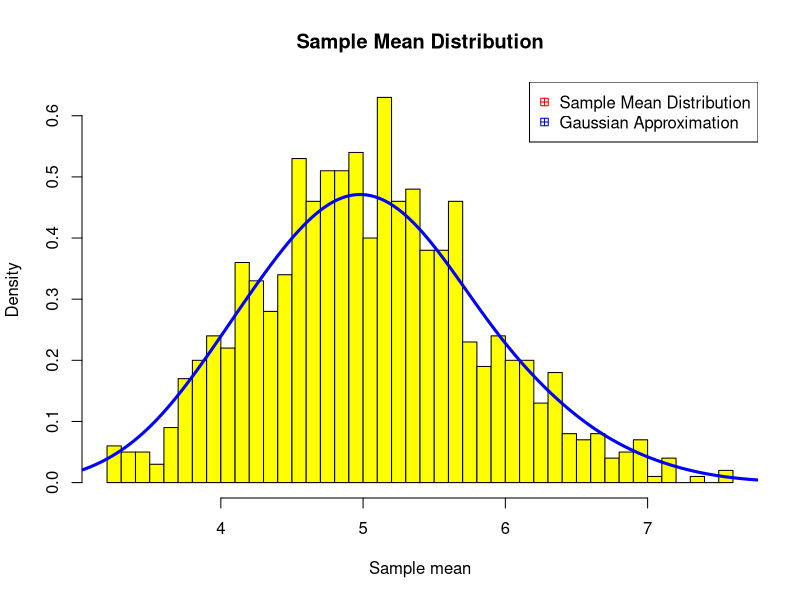
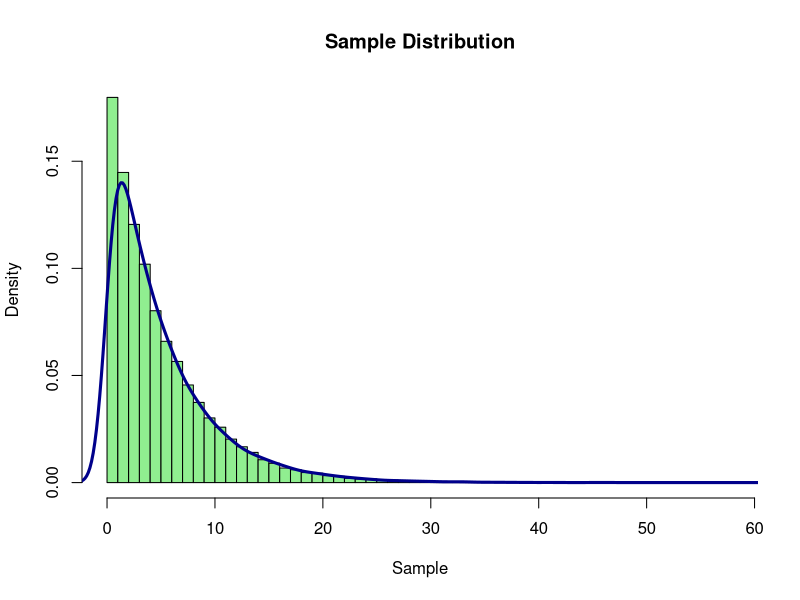

These figures' R source, in order:
## ---- chunk 1
#   Seed & Simulation Parameters
    set.seed(5);
    sim = 1000;
    sample = 40;
    lambda = 0.2;
## ---- chunk 2
#   Simulated Means
    simulatedMean <- replicate(sim, mean(rexp(sample, rate=lambda)));

#   Sample Mean
    sampleMean <- mean(simulatedMean);  sampleMean;
## ---- chunk 3
#   Sample Variance  
    sampleVariance <- var(simulatedMean);  sampleVariance;

#   Theoretical Variance
    theoreticalVariance = (1/lambda)^2/sample;  theoreticalVariance;
## ---- chunk 4
#   Sample Distribution of Means
    hist(simulatedMean, prob=T, col="yellow", breaks=50, xlab="Sample mean", 
         main="Sample Mean Distribution");
    abline(v=0, col="red", lwd=4)
    lines(density(simulatedMean, adjust=2), col="blue", lwd=3)
    legend("topright", pch=12, col=c("red", "blue"), legend = c("Sample Mean Distribution",
        "Gaussian Approximation"))
## ---- chunk 5
#   Sample Distribution
    hist(rexp(sample*sim,rate=lambda), prob=T, col="lightgreen", breaks=50, xlab="Sample", 
         main = "Sample Distribution")
    lines(density(rexp(sample*sim,rate=lambda), adjust=2), col="darkblue", lwd=3)
